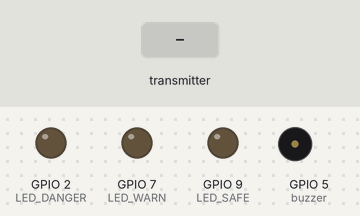
A sketch run on a simulated ESP32-C3. On the bench: output pins drawn as LEDs (lit = HIGH), buzzer (waves = sounding, pin HIGH). Inputs (shaded band) come from the test bench. WiFi joins after 1.5 s; servers stay silent unless stated; what the sketch prints to the serial monitor is not drawn.

Above: at 2.7 s.
2.8 s: the transmitter starts sending distance = 0
At 3.6 s:
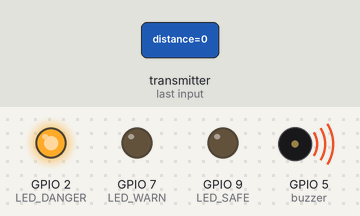
4.3 s: the transmitter starts sending distance = 25
At 4.8 s:
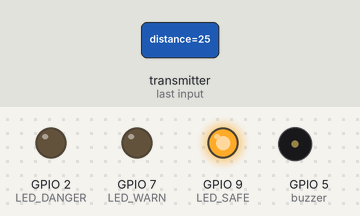
Timing chart, 0 to 7.3 s (numbered marks = the images above; inputs shaded):
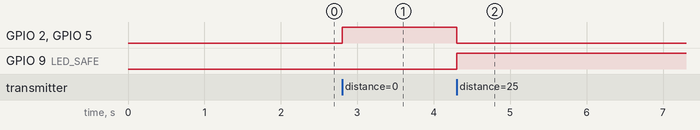

The sketch:

controller_unit.ino
```cpp
#include <WiFi.h>
#include <esp_now.h>
#include <WebServer.h>
#include <esp_wifi.h>


/* ================= WiFi ================= */
const char* ssid = "Galaxy";
const char* password = "sahmi123";

/* ================= LED PINS (ESP32-C3 SAFE) ================= */
#define LED_SAFE    9   // >20 cm
#define LED_WARN    7   // 10–20 cm
#define LED_DANGER  2   // <10 cm
#define buzzer      5


/* ================= WEB SERVER ================= */
WebServer server(80);

/* ================= ESP-NOW STRUCT ================= */
typedef struct {
  float distance;
} struct_message;

struct_message myData;
float lastDistance = 0.0;

/* ================= ESP-NOW RECEIVE ================= */
void OnDataRecv(const esp_now_recv_info *info,
                const uint8_t *incomingData,
                int len) {
  memcpy(&myData, incomingData, sizeof(myData));
  lastDistance = myData.distance;

  Serial.print("Received distance: ");
  Serial.println(lastDistance);

  if (lastDistance > 20) {
    digitalWrite(LED_SAFE, HIGH);
    digitalWrite(LED_WARN, LOW);
    digitalWrite(LED_DANGER, LOW);
    digitalWrite(buzzer, LOW);

  } else if (lastDistance > 10) {
    digitalWrite(LED_SAFE, LOW);
    digitalWrite(LED_WARN, HIGH);
    digitalWrite(LED_DANGER, LOW);
    digitalWrite(buzzer, LOW);

  } else {
    digitalWrite(LED_SAFE, LOW);
    digitalWrite(LED_WARN, LOW);
    digitalWrite(LED_DANGER, HIGH);
    digitalWrite(buzzer, HIGH);

  }
}

/* ================= JSON DATA ================= */
void handleData() {
  String json = "{\"distance\":" + String(lastDistance, 2) + "}";
  server.send(200, "application/json", json);
}

/* ================= DASHBOARD ================= */
void handleRoot() {
  server.send(200, "text/html", R"rawliteral(
<!DOCTYPE html>
<html>
<head>
<meta charset="utf-8">
<title>Flood Monitoring Dashboard</title>

<!-- Icons -->
<link rel="stylesheet" href="https://cdnjs.cloudflare.com/ajax/libs/font-awesome/6.4.0/css/all.min.css">

<!-- Chart.js -->
<script src="https://cdn.jsdelivr.net/npm/chart.js"></script>

<style>
body{
  margin:0;
  font-family: 'Segoe UI', Arial, sans-serif;
  background: linear-gradient(135deg,#0f2027,#203a43,#2c5364);
  color:#fff;
}

.header{
  padding:20px;
  text-align:center;
  background:rgba(0,0,0,0.3);
  box-shadow:0 4px 10px rgba(0,0,0,0.4);
}

.container{
  max-width:900px;
  margin:30px auto;
  padding:20px;
}

.cards{
  display:grid;
  grid-template-columns:repeat(auto-fit,minmax(250px,1fr));
  gap:20px;
}

.card{
  background:rgba(255,255,255,0.1);
  border-radius:15px;
  padding:20px;
  box-shadow:0 8px 20px rgba(0,0,0,0.4);
  text-align:center;
}

.card i{
  font-size:40px;
  margin-bottom:10px;
}

.value{
  font-size:2.8rem;
  font-weight:bold;
}

.status{
  margin-top:10px;
  font-size:1.4rem;
  font-weight:bold;
}

.safe{color:#00ff88;}
.warn{color:#ffb300;}
.danger{color:#ff4c4c;}

.chart-card{
  margin-top:30px;
  background:#fff;
  border-radius:15px;
  padding:20px;
  color:#000;
}

.footer{
  text-align:center;
  padding:15px;
  opacity:0.7;
  font-size:0.9rem;
}
</style>
</head>

<body>

<div class="header">
  <h1>🌊 Flood Monitoring System</h1>
  <p>Real-time Water Level Monitoring</p>
</div>

<div class="container">

  <div class="cards">
    <div class="card">
      <i class="fa-solid fa-ruler-vertical"></i>
      <div class="value" id="distance">-- cm</div>
      <div>Water Distance</div>
    </div>

    <div class="card">
      <i class="fa-solid fa-triangle-exclamation"></i>
      <div class="status" id="zone">---</div>
      <div>Alert Status</div>
    </div>
  </div>

  <div class="chart-card">
    <h3>Distance Trend</h3>
    <canvas id="chart"></canvas>
  </div>

</div>

<div class="footer">
  ESP32-C3 | ESP-NOW | IoT Flood Monitoring
</div>

<script>
let ctx=document.getElementById('chart').getContext('2d');
let chart=new Chart(ctx,{
  type:'line',
  data:{
    labels:[],
    datasets:[{
      label:'Distance (cm)',
      data:[],
      borderColor:'#0077ff',
      backgroundColor:'rgba(0,119,255,0.2)',
      tension:0.4,
      fill:true
    }]
  },
  options:{
    responsive:true,
    scales:{
      y:{beginAtZero:true}
    }
  }
});

async function updateData(){
  let r=await fetch('/data');
  let j=await r.json();
  let d=j.distance;

  document.getElementById('distance').innerText=d.toFixed(2)+" cm";

  let z=document.getElementById('zone');
  z.className="status";

  if(d>20){
    z.innerText="SAFE";
    z.classList.add("safe");
  }else if(d>10){
    z.innerText="WARNING";
    z.classList.add("warn");
  }else{
    z.innerText="DANGER";
    z.classList.add("danger");
  }

  let t=new Date().toLocaleTimeString();
  chart.data.labels.push(t);
  chart.data.datasets[0].data.push(d);

  if(chart.data.labels.length>25){
    chart.data.labels.shift();
    chart.data.datasets[0].data.shift();
  }

  chart.update();
}

setInterval(updateData,1000);
</script>

</body>
</html>
)rawliteral");
}


/* ================= SETUP ================= */
void setup() {
  Serial.begin(115200);

  pinMode(LED_SAFE, OUTPUT);
  pinMode(LED_WARN, OUTPUT);
  pinMode(LED_DANGER, OUTPUT);
  pinMode(buzzer,OUTPUT);

  //pinMode(Buzzer,OUTPUT);

  /* ---- WiFi + ESP-NOW CHANNEL FIX ---- */
  WiFi.mode(WIFI_STA);

  // 🔥 LOCK CHANNEL (MUST MATCH TRANSMITTER)
  esp_wifi_set_channel(1, WIFI_SECOND_CHAN_NONE);

  // Now connect to WiFi
  WiFi.begin(ssid, password);

  Serial.print("Connecting to WiFi");
  while (WiFi.status() != WL_CONNECTED) {
    delay(500);
    Serial.print(".");
  }
  Serial.println("\nWiFi Connected");

  Serial.print("ESP32-C3 IP Address: ");
  Serial.println(WiFi.localIP());

  /* ---- ESP-NOW ---- */
  if (esp_now_init() != ESP_OK) {
    Serial.println("ESP-NOW Init Failed");
    return;
  }

  esp_now_register_recv_cb(OnDataRecv);
  Serial.println("ESP-NOW Receiver Ready");

  /* ---- WEB SERVER ---- */
  server.on("/", handleRoot);
  server.on("/data", handleData);
  server.begin();

  Serial.println("Web server started");
}

/* ================= LOOP ================= */
void loop() {
  server.handleClient();
}
```

Measured:
- after the input at 2.8 s, GPIO 2 (LED_DANGER), GPIO 5 (buzzer): LOW → HIGH at once
- after the input at 4.3 s, GPIO 2 (LED_DANGER), GPIO 5 (buzzer): HIGH → LOW at once; GPIO 9 (LED_SAFE): LOW → HIGH at once
